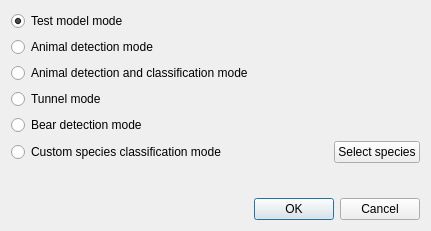
<?xml version="1.0" encoding="UTF-8"?>
<ui version="4.0">
 <class>DialogSelectMode</class>
 <widget class="QDialog" name="DialogSelectMode">
  <property name="geometry">
   <rect>
    <x>0</x>
    <y>0</y>
    <width>431</width>
    <height>231</height>
   </rect>
  </property>
  <property name="sizePolicy">
   <sizepolicy hsizetype="Fixed" vsizetype="Preferred">
    <horstretch>0</horstretch>
    <verstretch>0</verstretch>
   </sizepolicy>
  </property>
  <property name="windowTitle">
   <string>Select operation mode</string>
  </property>
  <layout class="QGridLayout" name="gridLayout_2">
   <item row="0" column="0">
    <layout class="QGridLayout" name="gridLayout">
     <item row="5" column="2">
      <widget class="QPushButton" name="pushButton_select_species">
       <property name="sizePolicy">
        <sizepolicy hsizetype="Maximum" vsizetype="Fixed">
         <horstretch>0</horstretch>
         <verstretch>0</verstretch>
        </sizepolicy>
       </property>
       <property name="text">
        <string>Select species</string>
       </property>
      </widget>
     </item>
     <item row="6" column="1" colspan="2">
      <widget class="QLabel" name="label_custom_species">
       <property name="enabled">
        <bool>false</bool>
       </property>
       <property name="sizePolicy">
        <sizepolicy hsizetype="Fixed" vsizetype="Preferred">
         <horstretch>0</horstretch>
         <verstretch>0</verstretch>
        </sizepolicy>
       </property>
       <property name="minimumSize">
        <size>
         <width>385</width>
         <height>21</height>
        </size>
       </property>
       <property name="text">
        <string/>
       </property>
      </widget>
     </item>
     <item row="6" column="0">
      <spacer name="horizontalSpacer">
       <property name="orientation">
        <enum>Qt::Orientation::Horizontal</enum>
       </property>
       <property name="sizeType">
        <enum>QSizePolicy::Policy::Maximum</enum>
       </property>
       <property name="sizeHint" stdset="0">
        <size>
         <width>20</width>
         <height>20</height>
        </size>
       </property>
      </spacer>
     </item>
     <item row="5" column="0" colspan="2">
      <widget class="QRadioButton" name="radioButton_custom_species_class_mode">
       <property name="text">
        <string>Custom species classification mode</string>
       </property>
       <attribute name="buttonGroup">
        <string notr="true">buttonGroup</string>
       </attribute>
      </widget>
     </item>
     <item row="4" column="0" colspan="2">
      <widget class="QRadioButton" name="radioButton_bear_det_mode">
       <property name="enabled">
        <bool>true</bool>
       </property>
       <property name="text">
        <string>Bear detection mode</string>
       </property>
       <property name="checkable">
        <bool>true</bool>
       </property>
       <property name="autoExclusive">
        <bool>true</bool>
       </property>
       <attribute name="buttonGroup">
        <string notr="true">buttonGroup</string>
       </attribute>
      </widget>
     </item>
     <item row="3" column="0" colspan="2">
      <widget class="QRadioButton" name="radioButton_tunnel_mode">
       <property name="enabled">
        <bool>true</bool>
       </property>
       <property name="text">
        <string>Tunnel mode</string>
       </property>
       <property name="checkable">
        <bool>true</bool>
       </property>
       <property name="autoExclusive">
        <bool>true</bool>
       </property>
       <attribute name="buttonGroup">
        <string notr="true">buttonGroup</string>
       </attribute>
      </widget>
     </item>
     <item row="2" column="0" colspan="2">
      <widget class="QRadioButton" name="radioButton_animal_det_and_class_mode">
       <property name="text">
        <string>Animal detection and classification mode</string>
       </property>
       <property name="autoExclusive">
        <bool>true</bool>
       </property>
       <attribute name="buttonGroup">
        <string notr="true">buttonGroup</string>
       </attribute>
      </widget>
     </item>
     <item row="1" column="0" colspan="2">
      <widget class="QRadioButton" name="radioButton_animal_det_mode">
       <property name="text">
        <string>Animal detection mode</string>
       </property>
       <property name="autoExclusive">
        <bool>true</bool>
       </property>
       <attribute name="buttonGroup">
        <string notr="true">buttonGroup</string>
       </attribute>
      </widget>
     </item>
     <item row="0" column="0" colspan="2">
      <widget class="QRadioButton" name="radioButton_test_model_mode">
       <property name="text">
        <string>Test model mode</string>
       </property>
       <property name="checked">
        <bool>true</bool>
       </property>
       <property name="autoExclusive">
        <bool>true</bool>
       </property>
       <attribute name="buttonGroup">
        <string notr="true">buttonGroup</string>
       </attribute>
      </widget>
     </item>
    </layout>
   </item>
   <item row="1" column="0">
    <widget class="QDialogButtonBox" name="buttonBox">
     <property name="orientation">
      <enum>Qt::Orientation::Horizontal</enum>
     </property>
     <property name="standardButtons">
      <set>QDialogButtonBox::StandardButton::Cancel|QDialogButtonBox::StandardButton::Ok</set>
     </property>
    </widget>
   </item>
  </layout>
 </widget>
 <resources/>
 <connections>
  <connection>
   <sender>buttonBox</sender>
   <signal>accepted()</signal>
   <receiver>DialogSelectMode</receiver>
   <slot>accept()</slot>
   <hints>
    <hint type="sourcelabel">
     <x>248</x>
     <y>254</y>
    </hint>
    <hint type="destinationlabel">
     <x>157</x>
     <y>274</y>
    </hint>
   </hints>
  </connection>
  <connection>
   <sender>buttonBox</sender>
   <signal>rejected()</signal>
   <receiver>DialogSelectMode</receiver>
   <slot>reject()</slot>
   <hints>
    <hint type="sourcelabel">
     <x>316</x>
     <y>260</y>
    </hint>
    <hint type="destinationlabel">
     <x>286</x>
     <y>274</y>
    </hint>
   </hints>
  </connection>
 </connections>
 <buttongroups>
  <buttongroup name="buttonGroup"/>
 </buttongroups>
</ui>
